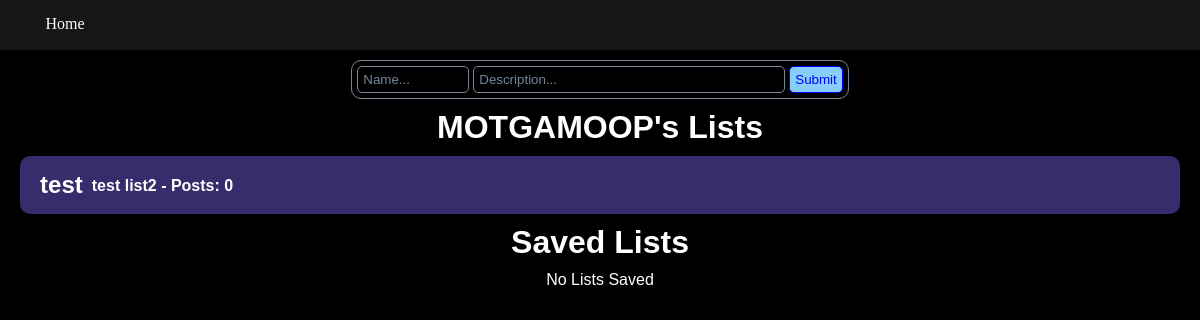
Page /twitter/lists/MOTGAMOOP (signed in) on the earlier database version.
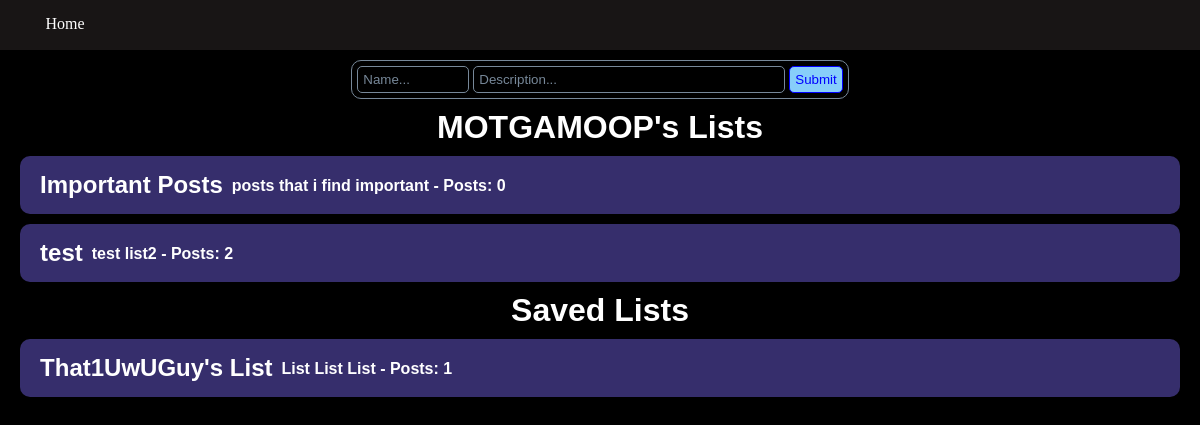
Same page on the later database version.
### twitter/models.py (models this page shows)
class PostList(models.Model): # make sure this name doesnt cause any errors, hopefully not
    posts = models.ManyToManyField(Post, related_name="listed_post")
    user = models.ForeignKey(User2, on_delete=models.CASCADE, null=True)
    name = models.CharField(max_length = 200, default = "List")
    description = models.CharField(max_length = 200, default = "description...")
    numPosts = models.IntegerField(default=0) # figure out how to get length of the posts thing later for future models

### twitter/views.py (the view)
# urls.py: path("lists/<str:username>", views.Lists, name="lists"),
def Lists(request, username):
    user = get_object_or_404(User2, username=request.user.username)
    listuser = get_object_or_404(User2, username=username)
    list = listuser.ownlists.all().order_by("name"); owned = True; own = False
    if len(list) == 0:
        owned = False
    savedlist = user.savedlists.all().order_by("name"); saved = True
    if len(savedlist) == 0:
        saved = False
    if user.username == listuser.username:
        own = True
    context = {"lists": list, "owned": owned, "savedlist": savedlist, "saved": saved, "own": own, "username": username}
    return render(request, 'twitter/lists.html', context)

### twitter/templates/twitter/lists.html (shortened to what this page needs)
<!DOCTYPE html>
<html lang="en">
<head>
    {% load static %}
    <link rel = "stylesheet" href = "{% static 'twitter/css/lists.css' %}">
</head>
<body>
    <div class = "navbar">
        <a href = "{% url 'home' %}"><div class = "homebutton">
            Home
        </div></a>
    </div>
    <div class = "postbox">
        {% if own %}
            <center><form action="{% url 'createlist' %}" method = "POST" class = "postform">
                <input class = "textform" type = "text" placeholder = "Name..." name = "name" id = "name" autocomplete = "off">
                <input class = "textform othertextform" type = "text" placeholder = "Description..." name = "desc" id = "desc" autocomplete = "off">
                <button class = "formbutton" type = "submit">Submit</button>
            </form></center>
        {% endif %}
        <center><h1>{{username}}'s Lists</h1></center>
        {% if owned %}
            {% for list in lists %}
                <a href = "{% url 'list' pk=list.pk %}"><div class = "post">
                    <h2>{{list.name}}</h2>
                    <h4>{{list.description}} - Posts: {{list.numPosts}}</h4>
                </div></a>
            {% endfor %}
        {% else %}
            <center><p>No Lists Made</p></center>
        {% endif %}
        {% if own %}
            <center><h1 class="extraspace">Saved Lists</h1></center>
            {% if saved %}
                    {% for list in savedlist %}
                        <a href = "{% url 'list' pk=list.pk %}"><div class = "post">
                            <h2>{{list.name}}</h2>
                            <h4>{{list.description}} - Posts: {{list.numPosts}}</h4>
                        </div></a>
                    {% endfor %}
            {% else %}
                <center><p>No Lists Saved</p></center>
            {% endif %}
        {% endif %}
    </div>
</body>
</html>

### twitter/static/twitter/css/lists.css (style rules this page uses)
.post { border-radius: 10px; padding:15px; margin:20px; margin-bottom:10px; margin-top:10px; margin-bottom:5px; color:white; background-color:rgb(54, 46, 108); }
.postbox { margin-top:60px; }
body { background-color:black; padding:0.1px; }
.post h2 { font-family:'Trebuchet MS', 'Lucida Sans Unicode', 'Lucida Grande', 'Lucida Sans', Arial, sans-serif; display:inline-block; margin-left: 5px; }
.post h4 { font-family:'Trebuchet MS', 'Lucida Sans Unicode', 'Lucida Grande', 'Lucida Sans', Arial, sans-serif; display:inline-block; margin-left: 5px; position:relative; bottom:2px; }
* { margin:0; padding:0; }
h1 { color:white; font-family:'Trebuchet MS', 'Lucida Sans Unicode', 'Lucida Grande', 'Lucida Sans', Arial, sans-serif; }
.extraspace { margin-top:10px; }
.navbar { position:fixed; width:100%; height:50px; background-color:rgb(24, 21, 21); top:0px; }
.homebutton { padding:5px; height:20px; margin:10px; border-radius:10px; text-align:center; width:100px; color:white; }
a { text-decoration:none; color:white; }
.postform { border-radius: 10px; padding: 5px; margin:10px; border: solid 1px lightslategray; width:fit-content; }
.textform { outline:none; border:none; box-shadow:none; padding:5px; color:lightslategray; border:solid 1px lightslategray; background-color:transparent; border-radius:5px; width:100px; }
.othertextform { width:300px; }
.textform::placeholder { color:lightslategray; }
.formbutton { background-color:lightskyblue; border: solid 1px blue; color:blue; font-family:'Trebuchet MS', 'Lucida Sans Unicode', 'Lucida Grande', 'Lucida Sans', Arial, sans-serif; padding: 5px; border-radius: 5px; font-size:auto; cursor:pointer; }

Differences in the rows shown:
added PostList: name "Important Posts", description "posts that i find important", numPosts "0", shown under "MOTGAMOOP's Lists"
changed PostList "test": numPosts "0" → "2"
added PostList: name "That1UwUGuy's List", description "List List List", numPosts "1", shown under "Saved Lists"
Other differences:
text no longer shown: "No Lists Saved"
